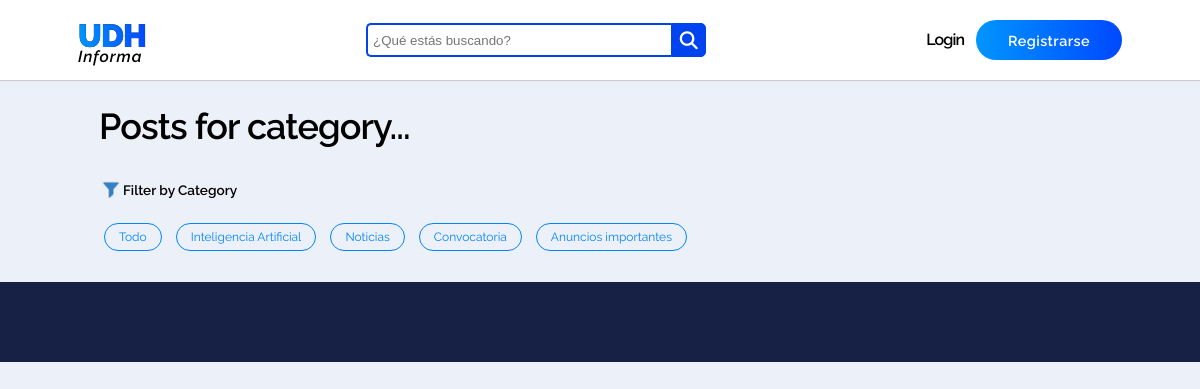
Screenshot of /blogs/category/noticias with the database file from the repository.
### blog/models.py (models this page shows, shortened)
class Category(models.Model):
    name = models.CharField(max_length=50)
    description = models.CharField(max_length=255)
    slug = models.CharField(max_length=60, unique=True, blank=True)

### blog/views.py (the view)
# urls.py: path('category/<slug:slug>', CategoryView.as_view(), name="category"),
class CategoryView(ListView):
    model = Post
    context_object_name = "posts"
    template_name = "blog/category.html"
    queryset = Post.objects.filter(status="P")
    def get_context_data(self):
        context = super().get_context_data()
        context['categories'] = Category.objects.all()
        return context
    def get_queryset(self):
        category = Category.objects.get(slug = self.request.resolver_match.kwargs.get('slug'))
        queryset = Post.objects.filter(category=category)
        return queryset

### blog/templates/blog/category.html (shortened to what this page needs)
{% extends "blog/base.html" %}
{% load static %}
{% block extra_head %}
<link href="{% static 'blog/css/index.css' %}" rel="stylesheet" type="text/css">
{% endblock %}
{% block content %}
    <div id="main">
        <div>
            <h1>Posts for category...</h1>
        </div>
        <div class="filter">
            <p><img/><span>Filter by Category</span></p>
        </div>
        <div class="category-buttons">
            <a href="{% url 'index' %}"><button>Todo</button></a>
            {% for category in categories %}
            <a href="{% url 'category' category.slug %}"><button>{{ category.name }}</button></a>
            {% endfor %}
        </div>
    </div>
    <div id="card-holder">
    </div>
{% endblock %}

### blog/static/blog/css/base.css (style rules this page uses)
body { background-color: #ECF0F9; margin: 0; }

### blog/static/blog/css/index.css (style rules this page uses)
#main { width: 1002px; margin-top: 80px; margin-left: auto; margin-right: auto; padding: 12px; }
#main h1 { font-family: "Raleway"; font-size: 36px; font-weight: 600; letter-spacing: -0.9px; line-height: 69.84px; margin: 0px; }
.filter { margin: 12px 0px; }
.filter img { width: 24px; vertical-align: middle; }
.filter span { font-family: "Raleway"; font-size: 13.6px; font-weight: 600; vertical-align: middle; }
.category-buttons { margin-bottom: 0px; }
.category-buttons button { display: inline-block; color: rgb(0, 132, 255); border: 1px solid rgb(0, 132, 255); border-radius: 20px; background-color: transparent; font-family: "Raleway"; font-size: 12px; cursor: pointer; min-width: 50px; padding: 6px 14px; margin: 5px; }
#card-holder { display: flex; flex-direction: row; flex-wrap: wrap; width: 1002px; margin-top: 0px; margin-left: auto; margin-right: auto; padding: 14px; padding-top: 0px; }

### rows the page displays
Category: name "Inteligencia Artificial"
Category: name "Noticias"
Category: name "Convocatoria"
Category: name "Anuncios importantes"
